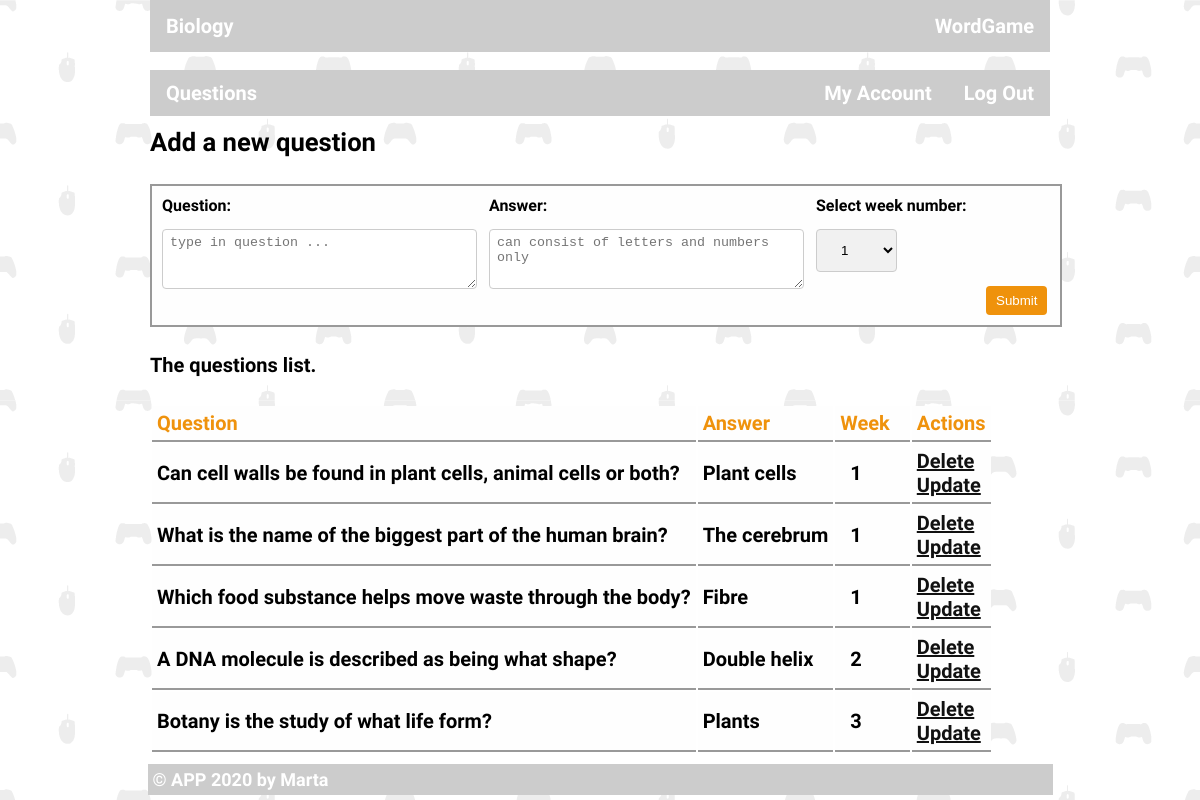
Page /admin/add/ (signed in) on the committed database.
### game.py (models this page shows, shortened)
class Todo(db.Model):
    id = db.Column(db.Integer, primary_key=True)
    question = db.Column(db.String(200), nullable=False)
    answer = db.Column(db.String(200), nullable=False)
    week = db.Column(db.String(5), nullable=False)

### game.py (the view)
@app.route('/admin/add/', methods=['POST', 'GET'])
def admin_add():
    if not g.user:
        return redirect(url_for('admin'))
    if request.method == 'POST':
        task_question = request.form['question']
        task_answer = request.form['answer']
        task_week = request.form['weeks']
        new_task = Todo(question=task_question,
                        answer=task_answer, week=task_week)
        try:
            db.session.add(new_task)
            db.session.commit()
            return redirect('/admin/add/')
        except:
            return 'There was an issue adding your question'
    else:
        questions = Todo.query.order_by(Todo.week).all()
        return render_template('add.question.html', questions=questions)

### game.py (called while the page is built)
@app.before_request
def before_request():
    g.user = None
    if 'user_id' in session:
        user = [x for x in users if x.id == session['user_id']][0]
        g.user = user

### templates/add.question.html (shortened to what this page needs)
{% extends "game-admin.html" %}
{% block content %}
<div>
	<h1>Add a new question</h1>
	<form class="questionform2" action="/admin/add/" method='POST'>
		<div class="row">
			<div class="col-35"><label for="question">Question:</label></div>
			<div class="col-35"><label for="answer">Answer:</label>
			</div>
			<div class="col-20"><label for="weeks">Select week number:</label></div>
		</div>
		<div class="row">
			<div class="col-35"> <textarea id="question1" name="question" placeholder="type in question ..."
					required></textarea>
			</div>
			<div class="col-35"> <textarea id="answer" name="answer"
					placeholder="can consist of letters and numbers only" required></textarea>
			</div>
			<div class="col-15">
				<select id="weeks" name="weeks">
					<option value="1">1</option>
				</select>
			</div>
			<div class="col-10" style="float:right; padding-bottom: 6px; padding-left: 26px;"><input type="submit"
					value="Submit"></div>
		</div>
	</form>
	{% if questions|length < 1 %}
	<h4>There is no questions. Create a new question.</h4>
	{% else %}
	<h4>The questions list.</h4>
	<table class="qtable">
		<tr>
			<th>Question</th>
			<th>Answer</th>
			<th style="padding-right:20px;">Week</th>
			<th>Actions</th>
		</tr>
		{% for question in questions %}
		<tr>
			<td>{{ question.question }}</td>
			<td>{{ question.answer }}</td>
			<td class="cellweek">{{ question.week }}</td>
			<td>
				<a class="pp-5" href="/admin/delete/{{question.id}}">Delete</a>
				<br>
				<a class="pp-5" href="/admin/edit/{{question.id}}">Update</a>
			</td>
		</tr>
		{% endfor %}
	</table>
	{% endif %}
</div>
{% endblock %}

### templates/game-admin.html (shortened to what this page needs)
<!DOCTYPE HTML>
<html lang="en">
<head>
    <link rel="stylesheet" href="{{ url_for('static', filename='style.css')}}" type="text/css" />
</head>
<body>
    <div id="container">
        <div id="topnav">
            <ul>
                <li><a>Biology</a></li>
                <li style="float:right"><a href="{{ url_for('root') }}" target="_blank">WordGame</a></li>
            </ul>
        </div>
        <div class="weeks">
            <ul class="basic">
                <li><a href="{{url_for('admin_add')}}">Questions</a></li>
                <li style="float:right"><a href="{{url_for('admin_logout')}}">Log Out</a></li>
                <li style="float:right"><a href="{{url_for('account')}}">My Account</a></li>
            </ul>
        </div>
        {% block content %} {% endblock %}
    </div>
    <footer id="footer">&copy; APP 2020 by Marta</footer>
</body>
</html>

### static/style.css (style rules this page uses)
body { background-image: url(img/gaming-pattern.png) !important; font-size: 20px; font-weight: 700; font-family: 'Inconsolata'; margin:0; padding:0; }
#container { max-width:900px; margin-left:auto; margin-right:auto; margin-top:0px; min-height: 600px; font-family: 'Inconsolata'; background-color: }
#topnav { max-width: 900px; margin-left:auto; margin-right:auto; min-height: 70px; }
ul { list-style-type: none; margin: 0; padding: 0; overflow: hidden; background-color: #ccc; }
li { float: left; }
li:last-child { border-right: none; }
li a { display: block; color: white; text-align: center; padding: 14px 16px ; text-decoration: none; }
.basic li { line-height: 90%; font-size: 1em; }
.weeks { margin: 0; padding: 0; height: 40px; }
footer { background-color: #ccc; position: relative; bottom: 0; max-width: 900px; margin-top: 10px; margin-left: auto; margin-left: auto; margin-right:auto; padding-bottom: 5px; padding-top: 5px; padding-left: 5px; color: #fff; font-size: 0.9em; }
h1 { font-size: 1.6rem; }
.questionform input[type=text], select , input[type=email], input[type=password] { width: 100%; padding: 12px 20px; margin: 8px 0; display: inline-block; border: 1px solid #ccc; border-radius: 4px; box-sizing: border-box; }
.questionform2 { font-size: 1rem; width: 100%; border: solid 2px #999; margin: 10px 0; background-color: #fefefe; padding: 4px; }
.questionform2 select { width: 10%; padding: 16px 20px; border: none; border-radius: 4px; background-color: #f1f1f1; }
.questionform2 textarea { width: 100%; height:60px; padding: 5px 7px; margin: 8px 0; display: inline-block; border: 1px solid #ccc; border-radius: 4px; box-sizing: border-box; }
.questionform2 select { width: 60%; padding: 12px 20px; margin: 8px 0; display: inline-block; border: 1px solid #ccc; border-radius: 4px; box-sizing: border-box; }
.questionform2 input[type=submit] { background-color: #ef920c; color: white; padding: 7px 10px; margin: 0; border: none; border-radius: 4px; cursor: pointer; }
.qtable table, th { color: #ef920c; }
.qtable table, th, td { min-width: 22%; padding: 5px; border-bottom: 2px #999 solid; box-sizing: border-box; text-align: left; margin-right: 5px; background-color: #fefefe !important; }
.cellweek { padding-left: 15px; }
.col-10 { float: left; width: 10%; margin: 6px 6px 0 6px; box-sizing: border-box; }
.col-15 { float: left; width: 15%; margin: 6px 6px 0 6px; box-sizing: border-box; }
.col-20 { float: left; width: 20%; margin: 6px 6px 0 6px; box-sizing: border-box; }
.col-35 { float: left; width: 35%; margin: 6px 6px 0 6px; box-sizing: border-box; }
.row:after { content: ""; display: table; clear: both; box-sizing: border-box; margin:0; }
.pp-5 { padding: 5px 0; }
a.pp-5:link { color: #111; }

### rows in the picture
Todo: question "Can cell walls be found in plant cells, animal cells or both?", answer "Plant cells", week "1"
Todo: question "What is the name of the biggest part of the human brain?", answer "The cerebrum", week "1"
Todo: question "Which food substance helps move waste through the body?", answer "Fibre", week "1"
Todo: question "A DNA molecule is described as being what shape?", answer "Double helix", week "2"
Todo: question "Botany is the study of what life form?", answer "Plants", week "3"
